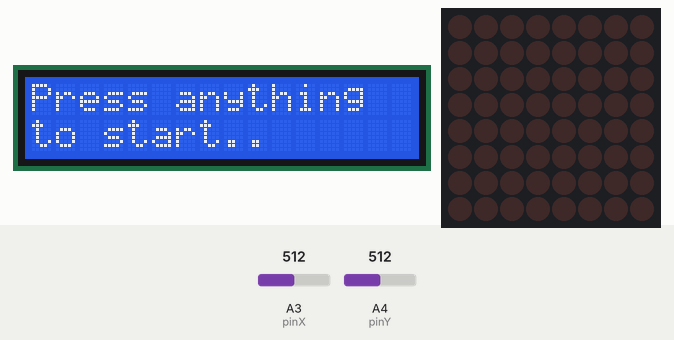
Recording of a sketch running on a simulated Arduino Uno, built with avr-gcc and run on an emulated ATmega328P. Shown: 16×2 character LCD, 8×8 LED matrix. Inputs (shaded band) come from the test bench; at power-on: A3 (pinX) = 512, A4 (pinY) = 512. Random numbers use the default seed unless the sketch sets one; what the sketch prints to the serial monitor is not drawn.

Above: at 1.2 s.
1.3 s: A3 (pinX) set to 274
2.8 s: A3 (pinX) set to 247
At 3.2 s:
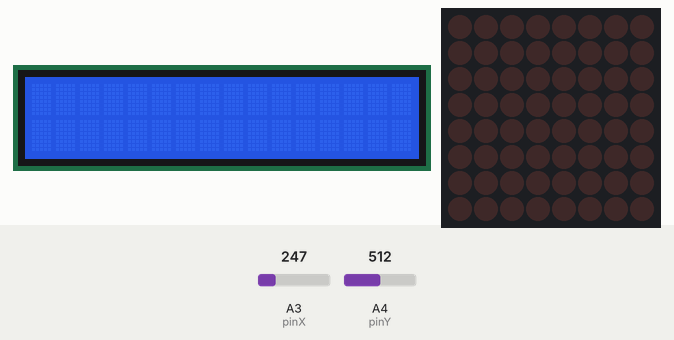
At 3.95 s:
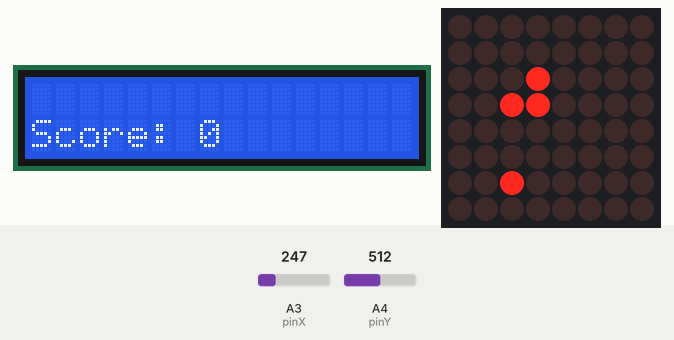
Timing chart, 0 to 5.8 s (numbered marks = the images above; inputs shaded):
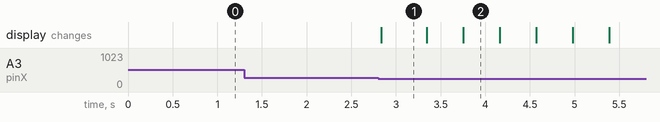

Measured:
- the behaviour switches between 256 and 255 on A3 (pinX) (found by bisection; images 0 and 1)
- after the input at 1.3 s, every drawn part: stays the same
- after the input at 2.8 s, the display: changes at once (image 1)
- what the display in image 1 shows lasts 0.5 s, from 2.8 s to 3.3 s
- what the display in image 2 shows lasts 0.4 s, from 3.8 s to 4.2 s

The sketch:

sketch_snake__1_reserve.ino
```cpp
/*
    DEC 2017
    Snake
    by Bogdan-Gabriel Paun(233)
    Laborant : Ivona
*/


#include <LedControl.h>
#include <LiquidCrystal.h>
#include <Arduino.h>

const int defaultDelay = 25;

const int pinX = A3 , pinY = A4, pinCenter = 0;
LedControl lc(10,13,11,1);

const int rs = 6, en = 7, d4 = 2, d5 = 3, d6 = 4, d7 = 5;
LiquidCrystal lcd(rs, en, d4, d5, d6, d7);

const int _justStarted = 0 , _gameOver = -1 , _snake = 201;
const int _up = 1, _down = -1, _right = 2, _left = -2;


int gamePause = 0 ,currentStateOfGame;
int randomValue,randomX,randomY;
int centerButtonState = 0, xValue = 0, yValue = 0;


//int queue[130] , queueTop  , queueBottom;
int matrix[8][8];
// 0 = empty
// 1 = snake
// 2 = food


int isFull(int);
//return  1 if the joystick is up or rigth
//return -1 if the joystick is down or left
//return 0 if center

void setGameOver();

void updateScore( const int& );

void updateInputValues(void);
//analog reads from joystick's pins

void waitForInput(void);
//waits for a joystick movement

int waitForInputDifficulty(void);
// waits for input
//up = easy
//right = medium
//down = hard


struct coord{
  int x,y;
  coord() {x=0;y=0;}
  coord(int newX,int newY){ x = newX; y = newY; }
  int operator==(const coord &ref){
    return x == ref.x && y == ref.y ;
  }

};

class queue{
private:

  static const int capacity = 120;
  coord holder[capacity];
  // queue's memory zone

  int bot,top ;
  // queue position for first and last element

  int botTimes, topTimes;
  // quantum of times the queue has been completed to avoid errors

  static const int _emptyQueue = -1;

  int queue::advanceTop(void);
  //returns the next position in queue for writing

  int queue::advanceBot(void);
  //moves over the last element

 public:


  queue() {bot=0; top=0; botTimes = 0; topTimes = 0;}

  void queue::push_back(int x,int y);
  //push_back in queue for <int,int>

  void queue::push_back(coord aux);
  //push_back in queue for coord = <int,int>

  coord queue::pop(void);
  //returns the oldest element , and moves the left cursor over him in queue

  coord queue::getBot(void);
  //returns the oldest element

  coord queue::getTop(void);
  //return the newest element

  void queue::turnOnAllStartup(void);
  //sets up the initial snake

};


class game{

    int score;
    int machineDelay , loopWaitCount ;
    int preferredDelay; int currentLoop;


public:

    game():score(0){}
    virtual void move();
    //virtual void printScore();
    virtual void start();
    virtual void continueGame();
    virtual void waitForDifficulty();

    game(int inputMachineDelay, int inputPreferredDelay){
        machineDelay = inputMachineDelay;
        preferredDelay = inputPreferredDelay;
        loopWaitCount = preferredDelay / machineDelay;
        if(  loopWaitCount < 1)
            loopWaitCount = 1;
        currentLoop = 0;
        score = 0;
    }
    //calculate how many times it must wait to match the desired delay betwen updates

    //I use a count to know when its the time to update
    void incrementLoop(){
      ++currentLoop;
      currentLoop %= loopWaitCount;
    }

    int isTimeToUpdate(){
      return (currentLoop  == 0) ;
    }

    void incrementScore(){
          ++score;
    }
    void resetScore(){
          score = 0;
    }
    int& getScore(){
          return score;
    }

    //changes the preffered delay
    void setSpeed( int inputPreferredDelay ){
        preferredDelay = inputPreferredDelay;
        loopWaitCount = preferredDelay / machineDelay;
        if(  loopWaitCount < 1)
            loopWaitCount = 1;
        currentLoop = 0;
        score = 0;
    }


};

class snakeClass : public game,public queue{

    const int _up = 1, _down = -1, _right = 2, _left = -2;
    const int difficultyEasyDelay = 350, difficultyMediumDelay = 250, difficultyHardDelay = 200;

    int lastDirection, currentDirection, foundWhileWaitingDirection;
    int useBorder ;
    // 0 = no border
    // 1 = border
    // if the snake touches the border the game is over


    int interpretNewDirection(){

        //xValue = 0 , 1023
        xValue /= 128;
        yValue /= 128;
        //xValue = 0 , 8

        if( isFull(xValue) &&  !isFull(yValue)  ){
              if( xValue > 5)
                  return _up;
               else
                  return _down;
        }
        if( !isFull(xValue) &&  isFull(yValue)  ){
              if( yValue > 5)
                  return _left;
               else
                  return _right;
        }
        return lastDirection;


    }

    //checks if the input direction is wrong
    //if its wrong it keeps the last direction
    int getValidDirection(){
        if(  currentDirection == -lastDirection)
            return lastDirection;
        return currentDirection;
    }


      //creates food for snake
      //it tries to create a random position untill it finds a valid position( empty cell)
      void createFood(){
          while( 1 )
          {
              randomValue = random(0,1023);
              randomX = randomValue%8;
              randomValue = random(0,1023);
              randomY = randomValue%8;
              if( matrix[randomX][randomY] == 0 )
                break;
          }
          matrix[randomX][randomY] = 2;
          lc.setLed(0,randomX,randomY,true);
     }


     //interpret the direction from the input
     //reminder the snake only moves after a given number of steps
     //I use a the variable foundWhileWaitingDirection to remember the last valid input found while waiting

     void updateDirection(){
          currentDirection = interpretNewDirection();
          currentDirection = getValidDirection();

          //IF the new direction is valid I save the direction for next update
          if( lastDirection !=  currentDirection  )
              foundWhileWaitingDirection = currentDirection;
          //if the input is invalid I use the last found valid direction(if it exists)
          else if( foundWhileWaitingDirection != 0 )
              currentDirection = foundWhileWaitingDirection ;
     }


     void updateDifficulty(int choice){
        if( choice == 0)
            return;

        else if( choice == _up){
            // Ease
            // Defualt Setting
            useBorder = 0;
        }
        else if( choice == _right){
            // Medium
            setSpeed( difficultyMediumDelay );
            useBorder = 1;
        }
        else if( choice == _down){
            // Hard
            setSpeed( difficultyHardDelay );
            useBorder = 1;
        }

     }

public:


    snakeClass(int inputMachineDelay) : game(inputMachineDelay, 400) {   }

    void move(){

        //reset the auxiliar direction used the memorize the input found while waiting
        foundWhileWaitingDirection = 0;
        //sets the new direction
        lastDirection = currentDirection;
        coord newPosition = getTop();

        //calculate the new position of the head of the snake
        if( currentDirection == _right)
            newPosition.y = newPosition.y + 1;
         else if( currentDirection == _left)
              newPosition.y = newPosition.y - 1;
        else if( currentDirection == _up)
              newPosition.x = newPosition.x  + 1 ;
        else if( currentDirection == _down)
              newPosition.x = newPosition.x  - 1 ;
        //if border is set
        //verify if the snake touched the border
        if(useBorder && (newPosition.x == -1 ||  newPosition.x == 8 ||  newPosition.y == -1 || newPosition.y == 8 ) ){
            setGameOver();
            currentStateOfGame = _gameOver;
            return;
        }

        //correct the new position
        if(  newPosition.x == -1)
             newPosition.x = 7;
        if(  newPosition.y == -1)
             newPosition.y = 7;
        newPosition.x %= 8;
        newPosition.y %= 8;

         //if the new position is already used by snake -> game over
         //if the new position is food -> generate new food , increment score
         //if the new posiiton is empty -> start the led on the new position , deletes the oldest block of snake

         coord oldestPosition = getBot();
         if(matrix[newPosition.x][newPosition.y] == 2){
            matrix[newPosition.x][newPosition.y] = 1;
            incrementScore();
            createFood();
        }else if( matrix[newPosition.x][newPosition.y] == 1 ){
            setGameOver();
            currentStateOfGame = _gameOver;
            return;

        }else{
              pop();
        }

        push_back(newPosition);
        updateScore(getScore());
    }

    //initial snake
    void start(){
       push_back(coord(3,1) );
       push_back(coord(3,2) );
       push_back(coord(3,3) );
       lastDirection = _right;
       createFood();
    }

    //waits for difficulty
    //default is easy
    void waitForDifficulty(){
        int choice = 0;
        lcd.clear();

        lcd.setCursor(0, 0);
        lcd.print("Please select");
        lcd.setCursor(0, 1);
        lcd.print("your difficulty");
        choice = waitForInputDifficulty();
        if( choice != 0 ){
            updateDifficulty(choice);
            return ;
        }

        //Print details about Easy difficulty
        lcd.clear();
        lcd.setCursor(0, 0);
        lcd.print("Easy(UP) ");
        lcd.setCursor(0, 1);
        lcd.print("No borders");
        choice = waitForInputDifficulty();
        if( choice != 0 ){
            updateDifficulty(choice);
            return ;
        }


        //Print details about Medium difficulty
        lcd.clear();
        lcd.setCursor( 0, 0 );
        lcd.print( "Medium(Right) " );
        lcd.setCursor( 0, 1 );
        lcd.print("With borders");
        choice = waitForInputDifficulty();
        if( choice != 0 ){
            updateDifficulty( choice );
            return ;
        }

        //Print details about Hard difficulty
        lcd.clear();
        lcd.setCursor( 0, 0 );
        lcd.print( "Hard(DOWN) " );
        lcd.setCursor(0, 1);
        lcd.print( "With borders" );
        //delay(2000);
        choice = waitForInputDifficulty();
        if( choice != 0 ){
            updateDifficulty( choice );
            return ;
        }
    }

    void continueGame(){
        // i update the snake only at given step calculated from the delays
        incrementLoop();

        //reads input + calculate the new direction
        updateDirection();

        if( isTimeToUpdate()  )
           move();
    }


};


//pointer to my game
game *currentGame;


void setup(){

  pinMode( pinCenter, INPUT_PULLUP  );

  lc.shutdown( 0,false );
  lc.setIntensity( 0,10 );

  currentStateOfGame = _justStarted;

  randomSeed( analogRead( A0 ) );
  Serial.begin( 9600 );

  lcd.begin( 16, 2 );
  lcd.print( "Press anything" );
  lcd.setCursor( 0, 1 );
  lcd.print( "to start.." );

}


void loop(){

      updateInputValues();

      if( centerButtonState == 0){
          gamePause = 1 - gamePause;
          delay(300);
      }

      if( gamePause == 0 )
        switch( currentStateOfGame ){
            case _justStarted:
                waitForInput();
                lcd.clear();

                currentStateOfGame = _snake;
                currentGame = new snakeClass( defaultDelay );
                delay(500);
                currentGame->waitForDifficulty();
                currentGame->start();
                break;
             case _snake:
                currentGame->continueGame();
                break;
        }

    delay( defaultDelay );

}


int isFull(int input){
        if( input > 5 )
            return 1;

        if( input < 2)
            return -1;

        return 0;
    }

void setGameOver(){
  lc.clearDisplay(0);
  lcd.setCursor(0, 0);
  lcd.print("Game Over!");
  for(int i=0; i <= 7; ++i){
      lc.setLed(0,i,i,true);
      lc.setLed(0,i,7-i,true);
  }

}


void updateScore( const int &myScore ){
    lcd.clear();
    lcd.setCursor(0, 1);
    lcd.print("Score: ");
    lcd.setCursor(7, 1);
    lcd.print(myScore);
}

void updateInputValues(void){
  centerButtonState = digitalRead( pinCenter );
  Serial.println(centerButtonState,DEC);
  xValue = analogRead( pinX );
  yValue = analogRead( pinY );

}

void waitForInput(void){
    while( 1 == 1){
       updateInputValues();
       if( centerButtonState == LOW || isFull( xValue / 128 ) || isFull( yValue / 128 ) )
          break;
       delay( 50 );

    }

}

int waitForInputDifficulty(void){
    int count = 0 ;
    while( ++count < 20){
       updateInputValues();
       if(  isFull( xValue / 128) ==  1 && isFull( yValue / 128 ) == 0  )
            return _down;
       if(  isFull( xValue / 128) == -1 && isFull( yValue / 128 ) == 0  )
            return _up;
       if(  isFull( xValue / 128) == 0  && isFull( yValue / 128 ) == 1  )
            return _right;
       if(  isFull( xValue / 128) == 0  && isFull( yValue / 128 ) == -1 )
            return _left;
       delay(50);
    }
    return 0;

}


// Definiton zone for class queue

//Public:
int queue::advanceTop(void){
        int old_top = top++;
        if(top == capacity){
          ++topTimes;
          top = 0;
        }
        return old_top;
    }

    int queue::advanceBot(void){
        int old_bot = bot++;
        if(bot == capacity){
          ++botTimes;
          bot = 0;
        }
        return old_bot;
    }
//Private

void queue::push_back(int x,int y){
      coord temp(x,y);
      holder[advanceTop()] = temp;
  }

  void queue::push_back(coord aux){
      holder[advanceTop()] = aux;
       lc.setLed(0,aux.x,aux.y,true);
       matrix[aux.x][aux.y] =1 ;
  }

  coord queue::pop(void){
    if( bot > top && botTimes >= topTimes )
      Serial.print("Error bot > top !\n");

     lc.setLed(0,holder[bot].x,holder[bot].y,false);
       matrix[holder[bot].x][holder[bot].y] = 0 ;
    return holder[advanceBot()];

  }

  coord queue::getBot(void){
    if( bot > top && botTimes >= topTimes )
      Serial.print("Error bot > top !\n");
    return holder[bot];

  }

  coord queue::getTop(void){
      if(  top == 0)
        return holder[capacity - 1];
      return holder[top-1];

  }

  void queue::turnOnAllStartup(void){
      //only use if you are sure the queue has not started from 0 due to usage ( circular queue )
      int index = bot;
      for(; index < top; ++index)
         lc.setLed(0,holder[index].x,holder[index].y,true);
  }

// End of definiton zone for queue class
```
